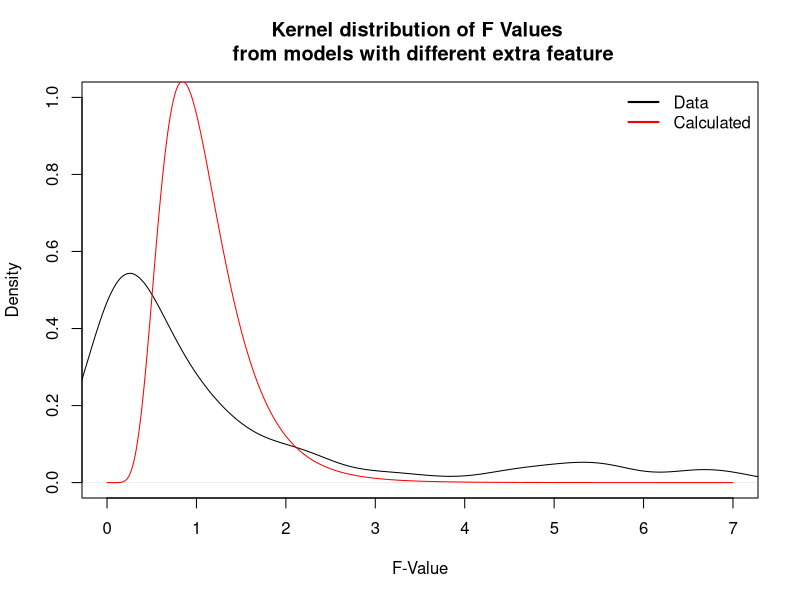
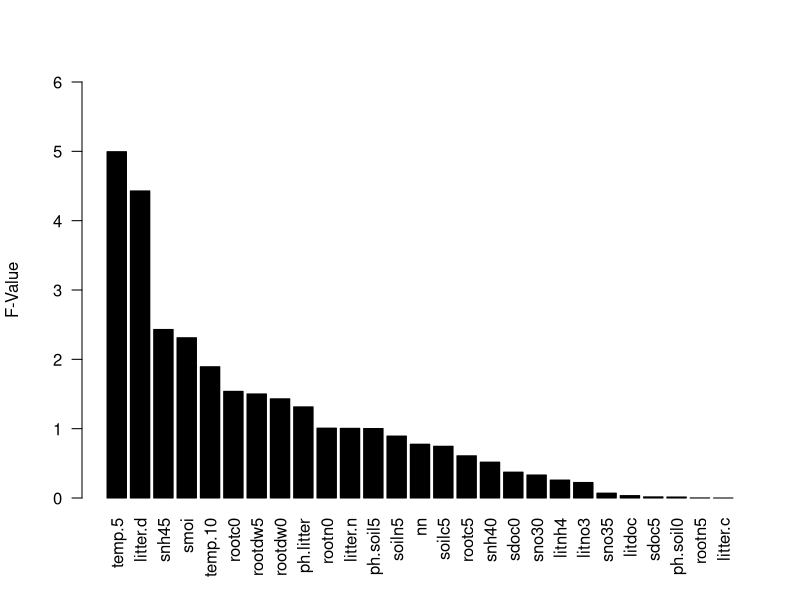
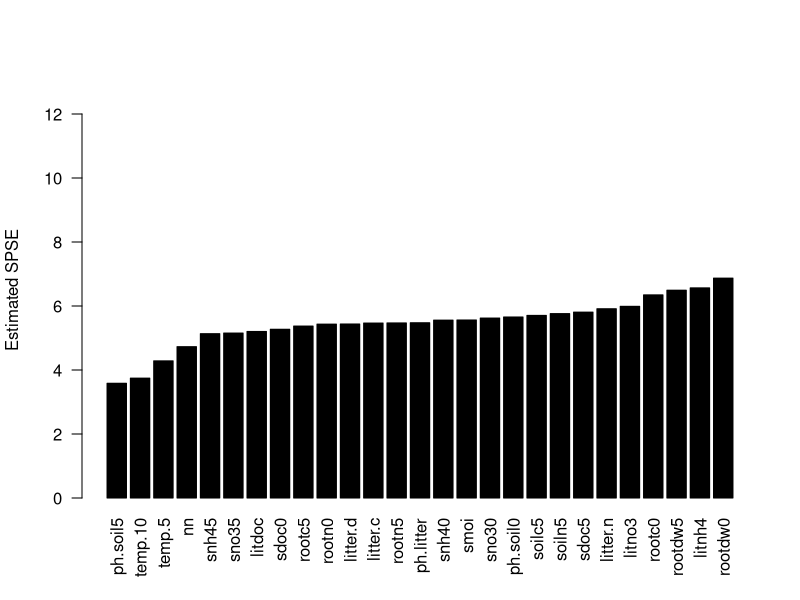

These figures' R source, in order:
#
# F Distribution
#

spseHat <- function(model, test){
  # SPSE.hat1
  return(sum((test$soil.res - predict(model, newdata=test))^2))
}

getFtable <- function(train, test){
  ## Simulation F values
  realModelStr <- "soil.res ~ 1 + lmoi + temp.15 + temp.0 + soiln0 + soilc0"
  realModel <- lm(realModelStr, data = train)
  # next model will have another feature in addition
  excludeVarsRegEx <- "(soil.res|lmoi|temp.15|temp.0|soiln0|soilc0)"
  nextVars <- names(hainich)[
    ! grepl(excludeVarsRegEx,names(hainich))]
  
  #create result data frame
  simulRes <- NULL
  for(x in nextVars){
    #create formula for next Model by adding current variable
    nxtModelStr <- paste(realModelStr, "+", x)
    nxtModel <- lm(nxtModelStr, data = train)
    #evaluate nextModel
    an <- anova(realModel, nxtModel) 
    f <- an$F[2] # F-value
    p <- an$`Pr(>F)`[2] # p-value
    spse <- spseHat(nxtModel, test)
    simulRes <- rbind(simulRes, c(spse,x,f,p)) 
  }
  simulRes <- data.frame(spse=as.double(simulRes[,1]), 
                         addedFeature=simulRes[,2] , F=as.double(simulRes[,3]),
                         p=as.double(simulRes[,4]), stringsAsFactors = T)
  
  return(simulRes)
}

crossValPart <- function(data, fold){
  index <- rep(1:fold, length.out=dim(hainich)[2])
  index <- sample(index) # mixing
  
  simulRes <- data.frame()
  for (i in 1:fold){
    train <- hainich[index!=i,]
    test <- hainich[index==i,]
    
    res <- getFtable(train,test)
    res$run = rep(i, dim(res)[1])
    simulRes <- rbind(simulRes,res)
  }
  
  return(simulRes)
}

hainich <- read.csv("hainich.csv", sep = ";", dec = ".")
set.seed(1337)
#result by cross validation (random part against rest validation)
fold <- 4
simulRes <- crossValPart(hainich,fold)


## evaluation
for(i in seq(fold)){
  #select run
  r <- simulRes[simulRes$run == i,]
  #which model with additional feature was the real winner (SPSE)?
  idMinErr <-  which(r$spse == min(r$spse))
  #which model won but was not the best one (F)?
  idMaxF <- which(r$F == max(r$F))
  
  print(paste("In run", i,
              "min SPSE and max F picked same additional feature:", idMaxF == idMinErr ))
}

## plotting
xs <- seq(0,7,by = 0.01)
freal <- density(simulRes$F)
## WARNING: I have no idea how to calc the degree of freedoms!
## maybe an$Res.Df? need df1 and df2
fNominal <- df(xs,24,23)
plot(freal, xlim=c(min(xs),max(xs)), ylim=c(0,1),
     xlab = "F-Value",
     main="Kernel distribution of F Values \n from models with different extra feature")
points(xs, fNominal, col="red", type="lines") #F distribution
legend("topright",c("Data","Calculated"), lwd=2, col=c("black","red"), bty = "n")

#values of F and spse in Run 1
run1 <- simulRes[simulRes$run == 1,]
run1 <- run1[with(run1, order(F, decreasing = T)), ] # order by F
barplot(run1$F, names.arg = run1$addedFeature, ylim = c(0,6),
        las=2, col="black", ylab = "F-Value")

run1 <- run1[with(run1, order(spse)), ] # order by spse
barplot(run1$spse, ylab = "Estimated SPSE", ylim = c(0,13),
        names.arg = run1$addedFeature, las=2, col="black")
